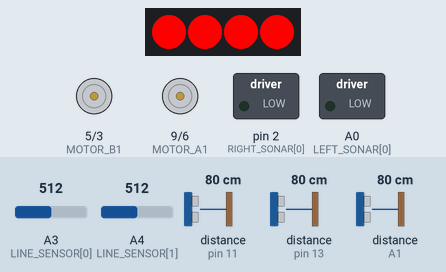
This sketch was run on a simulated Arduino Uno, built with avr-gcc and run on an emulated ATmega328P. On the bench: 4 RGB LEDs in strip order, left to right, motor-driver pin pairs drawn as motors (green arrow = first pin HIGH = forward, orange = second pin HIGH = backward, longer = more drive), switched loads named in the sketch (green lamp = pin HIGH). Wiring (inferred from the names in the program): ultrasonic range finder: trigger pin 12; echo pin 11. Inputs (shaded band) come from the test bench; at power-on: distance to the obstacle (sensors on pin 11, pin 13, A1) 80 cm, A3 (LINE_SENSOR[0]) = 512, A4 (LINE_SENSOR[1]) = 512. The echo pulse lasts 58.3 µs per cm; the strip is taken to match the declared colour order; pins used as bus, display or sensor lines are not drawn.

Above: at 1.2 s.
1.3 s: distance to the obstacle (sensor on pin 11) set to 34 cm
2.8 s: distance to the obstacle (sensor on pin 11) set to 28 cm
At 3.2 s:
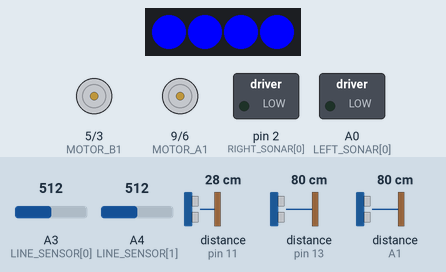
At 5.7 s:
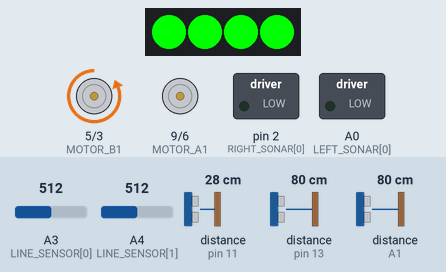
5.8 s: distance to the obstacle (sensor on pin 11) set to 250 cm
At 10.4 s:
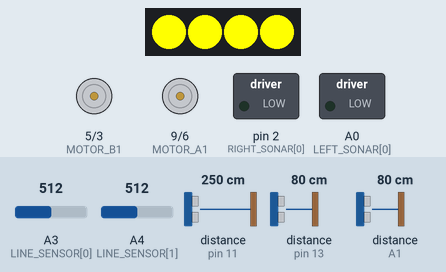
Timing chart, 0 to 11.9 s (numbered marks = the images above; inputs shaded):
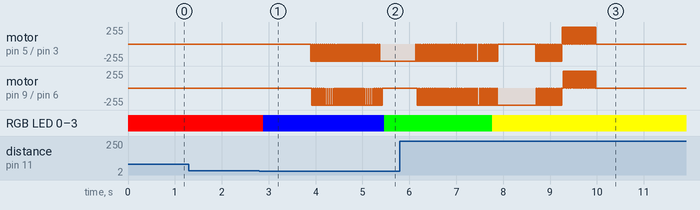

The sketch:

PhisicalMaze.ino
```cpp
//################################
//#############bbnoEC#############
//#########Phisical Maze##########
//################################
#include <Adafruit_NeoPixel.h>

//Pins and other constant values:
const int GRIPPER                 = 10;//Gripper control pin
const int GRIPPER_OPEN            = 1800;//Amount of microsecounds for which GRIPPER pin should be high in order to open it
const int GRIPPER_CLOSE           = 1100;//Amount of microsecounds for which GRIPPER pin should be high in order to close it
const int MOTOR_A1                = 9; //Left motor backword
const int MOTOR_A2                = 6; //Left motor forword
const int MOTOR_B1                = 5; //Right motor backword
const int MOTOR_B2                = 3; //Right motor forword
const int FRONT_SONAR[2]          = {12, 11}; //Trigger and echo pins for front sonar
const int RIGHT_SONAR[2]          = {2, 13}; //Trigger and echo pins for front sonar
const int LEFT_SONAR[2]           = {A0, A1}; //Trigger and echo pins for front sonar
const int LINE_SENSOR[3]          = {A3, A4, A5}; //Three line sensors used to find the ending spot
const int NEOPIXEL_PIN            = A2;
const int NUM_PIXELS              = 4;
const int TURN_90_RIGHT_IN_MILLIS = 800; //the exact amount of milliseconds needed for left wheel to be on at speed 10 to make 90deg turn right
const int TURN_90_LEFT_IN_MILLIS  = 720; //the exact amount of milliseconds needed for right wheel to be on at speed 10 to make 90deg turn left

bool _waitForStart;
bool _startSequence;
bool _maze;
bool _endSequence;
bool _isFirstSonarCheckDone;

Adafruit_NeoPixel pixels = Adafruit_NeoPixel( 4, NEOPIXEL_PIN, NEO_RGB + NEO_KHZ800 );

// Returns distance from the closest object in cm
float sonar( int sonar[2] ){
  digitalWrite( sonar[0], LOW );
  delayMicroseconds( 2 );
  digitalWrite( sonar[0], HIGH );
  delayMicroseconds( 10 );
  digitalWrite( sonar[0], LOW );

  float duration = pulseIn( sonar[1], HIGH );
  return 0.034 * duration / 2;
}

// Functions goForwardR(), goForwardL(), goBackwardR() and goBackwardL() as an input take an inteeger between 0 to 20,
// where 0 makes motor stop and 20 sets it to max throttle

// Turns right motor forwards
void goForwardR( int pwm )
{
  if( pwm == 0 )
  {
    analogWrite( MOTOR_B2, 0 );
  }
  else
  {
    analogWrite( MOTOR_B2, 0 );
    delay( 20 - pwm );
    analogWrite( MOTOR_B2, 255 );
    delay( pwm );
  }

}

// Turns left motor forward
void goForwardL( int pwm )
{
  if( pwm == 0 )
  {
    analogWrite( MOTOR_A2, 0 );
  }
  else
  {
    analogWrite( MOTOR_A2, 0 );
    delay( 20 - pwm );
    analogWrite( MOTOR_A2, 255 );
    delay( pwm );
  }
}

// Turns left motor backward
void goBackwardL( int pwm )
{
  if( pwm == 0 )
  {
    analogWrite( MOTOR_A1, 0 );
  }
  else
  {
    analogWrite( MOTOR_A1, 0 );
    delay( 20 - pwm );
    analogWrite( MOTOR_A1, 255 );
    delay( pwm );
  }
}

// Turns right motor backward
void goBackwardR( int pwm )
{
  if( pwm == 0 )
  {
    analogWrite( MOTOR_B1, 0 );
  }
  else
  {
    analogWrite( MOTOR_B1, 0 );
    delay( 20 - pwm );
    analogWrite( MOTOR_B1, 255 );
    delay( pwm );
  }
}

// Stops all the motors
void stopAll()
{
  analogWrite( MOTOR_A1, 0 );
  analogWrite( MOTOR_B1, 0 );
  analogWrite( MOTOR_A2, 0 );
  analogWrite( MOTOR_B2, 0 );
}

// The logic used to solve the maze. It outputs an int which corresponds to different actions based on data from ultrasonic sensors
int getDecision( float right, float left, float front )
{
  if( right > 18 ) //turn right
  {
    return 1;
  }

  if( right <= 18 )
  {
    if( front <= 15 && left > 15 ) //turn left
    {
      return 3;
    }

    if( front > 15 )
    {
      if( right < 7 ) //correct to left
      {
        return 5;
      }

      if( right > 9 ) //correct to right
      {
        return 6;
      }

      else
      {
        return 2; //forward
      }
    }

    if( front <= 8 && left <= 15 ) //go back
    {
      return 4;
    }
  }
}

// Sets the position of gripper servo
void gripper( int state )
{
  static unsigned long servoTimer;
  static int lastState;
  if( micros() > servoTimer < 20000 )
  {
    if(state > 0)
    {
      lastState = state;
    }

    else
    {
      state = lastState;
    }

    digitalWrite( GRIPPER, HIGH );
    delayMicroseconds( state );
    digitalWrite( GRIPPER, LOW );
    servoTimer = millis() + 20;
  }
}

// Sets the colors of Neopixels
void setAllLights( int r, int g, int b )
{
  for( int i = 0; i <= NUM_PIXELS; i++ )
  {
    pixels.setPixelColor( i, pixels.Color( r, g, b ) );
  }

  pixels.show();
}

// Calculates the edge value of line sensors between white and black surface
int getEdgeValue( int sensorMin, int sensorMax )
{
  return sensorMin + sensorMax / 2;
}

void setup() {
  // Set motors to output
  pinMode( MOTOR_A1, OUTPUT );
  pinMode( MOTOR_B1, OUTPUT );
  pinMode( MOTOR_A2, OUTPUT );
  pinMode( MOTOR_B2, OUTPUT );
  pinMode( RIGHT_SONAR[0], OUTPUT );
  pinMode( FRONT_SONAR[0], OUTPUT );
  pinMode( LEFT_SONAR[0], OUTPUT );
  pinMode( RIGHT_SONAR[1], INPUT );
  pinMode( FRONT_SONAR[1], INPUT );
  pinMode( LEFT_SONAR[1], INPUT );

  // Set motor outputs to 0;
  analogWrite( MOTOR_A1, 0 );
  analogWrite( MOTOR_B1, 0 );
  analogWrite( MOTOR_A2, 0 );
  analogWrite( MOTOR_B2, 0 );

  Serial.begin( 9600 );
  pixels.begin();

  _startSequence         = 0;
  _maze                  = 0;
  _endSequence           = 0;
  _waitForStart          = 1;
  _isFirstSonarCheckDone = false;

  setAllLights( 255, 0, 0 );
}

void loop() {
  float rightSonar; //Distance measured by right ultrasonic sensor
  float leftSonar; //Distance measured by left ultrasonic sensor
  float frontSonar; //Distance measured by front ultrasonic sensor
  long timer; // Timer used for timing different movements in the maze using millis() function
  int edgeValue; //Stores the edge value after calibration

  // Standby
  if( _waitForStart == 1 )
  {
    bool isObjectReal = false; //Used to validate if signal received by front sonar is a real object in front of the robot or noise from another robot
    int threshold     = 30; //The minimal distance from the robot that the object must be in in order to activate the starting sequence

    // frontSonar gets updated once every second
    gripper( GRIPPER_OPEN );
    if( millis() > timer )
    {
      _isFirstSonarCheckDone = true;
      frontSonar             = sonar( FRONT_SONAR );
      timer                  = millis() + 1000;
    }

    // In case that frontSonar doesn't update in time when arduino is turned on the value is set to 100
    if( _isFirstSonarCheckDone == false )
    {
      frontSonar = 100;
    }

    // If robot detects an object in front of itself, it runns three checks in different
    // intervals to check if it is a real object or noise from another robot
    if( frontSonar < threshold && isObjectReal == false )
    {
      delay( 50 );
      if( sonar( FRONT_SONAR ) < threshold )
      {
        delay( 30 );
        if( sonar( FRONT_SONAR ) < threshold )
        {
          isObjectReal = true;
        }
      }
    }

    // If object is real the robot starts the starting sequence
    if( isObjectReal )
    {
      _waitForStart  = 0;
      _startSequence = 1;
    }
  }

  // Starting sequence
  if( _startSequence == 1 )
  {
    setAllLights( 0, 0, 255 );
    delay( 1000 ); // Robot waits 1 second for the previous robot to back up before starting
    int sensorMin; // Stores the minimal value read by line sensor during calibration
    int sensorMax; // Stores the maximal value read by line sensor during calibration

    // Robot goes forward towards the object and at the same time it collects the maximal and
    // minimal values of line sensor by passing by three black strips on the floor
    timer = millis();
    while( millis() - timer < 1500 )
    {
      gripper( GRIPPER_OPEN );
      goForwardR( 10 );
      goForwardL( 12 );
      goBackwardR( 0 );
      goBackwardL( 0 );
      if( analogRead( LINE_SENSOR[1] ) < sensorMin )
      {
        sensorMin = analogRead( LINE_SENSOR[1] );
      }

      if( analogRead( LINE_SENSOR[1] ) > sensorMax )
      {
        sensorMax = analogRead( LINE_SENSOR[1] );
      }
    }

    // The edge value is calculated based on data colected during calibration
    edgeValue = getEdgeValue( sensorMin, sensorMax );

    // Ropot closes the gripper on the object and turns 90 degrees left
    timer = millis();
    while( millis() - timer < TURN_90_LEFT_IN_MILLIS )
    {
      gripper( GRIPPER_CLOSE );
      goForwardR( 20 );
      goForwardL( 0 );
      goBackwardR( 0 );
      goBackwardL( 0 );

      setAllLights( 0, 255, 0 );
    }

    // Robot goes forwards to the entrance of the maze
    timer = millis();
    while( millis() - timer < 1300 )
    {
      gripper( GRIPPER_CLOSE );
      goForwardR( 10 );
      goForwardL( 10 );
      goBackwardR( 0 );
      goBackwardL( 0 );
    }

    _startSequence = 0;
    _maze          = 1;
  }

  // If robot detects the black sqere on the flor it starts the end sequence
  if( _maze == 1 && ( analogRead( LINE_SENSOR[0] ) > edgeValue || analogRead( LINE_SENSOR[1] ) > edgeValue || analogRead( LINE_SENSOR[2] ) > edgeValue ) )
  {
    timer = millis();
    while( millis() - timer < 200 )
    {
      goForwardR( 10 );
      goForwardL( 10 );
      goBackwardR( 0 );
      goBackwardL( 0 );
    }

    if( analogRead( LINE_SENSOR[0] ) > edgeValue || analogRead( LINE_SENSOR[1] ) > edgeValue || analogRead( LINE_SENSOR[2] ) > edgeValue )
    {
      _maze        = 0;
      _endSequence = 1;
    }
  }

  // Solving the maze with right hand rule
  if( _maze == 1 )
  {
    gripper( GRIPPER_CLOSE );

    // Robot stores distances messured by every ultrasonic sensor
    rightSonar = sonar( RIGHT_SONAR );
    leftSonar = sonar( LEFT_SONAR );
    frontSonar = sonar( FRONT_SONAR );

    // Based on the positions of walls around the robot it decides on what move it should do
    switch( getDecision( rightSonar, leftSonar, frontSonar ) )
    {
      case 1: // Turn right
      setAllLights( 255, 255, 0 );
      timer = millis();
      while( millis() - timer < 400 )
      {
        goForwardR( 10 );
        goForwardL( 10 );
        goBackwardR( 0 );
        goBackwardL( 0 );
      }

      gripper( GRIPPER_CLOSE );
      timer = millis();
      while( millis() - timer < TURN_90_RIGHT_IN_MILLIS )
      {
        goForwardR( 0 );
        goForwardL( 20 );
        goBackwardR( 0 );
        goBackwardL( 0 );
      }

      gripper( GRIPPER_CLOSE );
      timer = millis();
      while( millis() - timer < 300 )
      {
        goForwardR( 10 );
        goForwardL( 10 );
        goBackwardR( 0 );
        goBackwardL( 0 );
      }

      break;

      case 2: // Go forward
      setAllLights( 255, 165, 0 );
      goForwardR( 10 );
      goForwardL( 10 );
      goBackwardR( 0 );
      goBackwardL( 0 );
      break;

      case 3: // Turn left
      setAllLights( 255, 0, 255 );
      timer = millis();
      while( millis() - timer < TURN_90_LEFT_IN_MILLIS )
      {
        goForwardR( 20 );
        goForwardL( 0 );
        goBackwardR( 0 );
        goBackwardL( 0 );
      }

      gripper( GRIPPER_CLOSE );
      timer = millis();
      while( millis() - timer < 600 )
      {
        goForwardR( 10 );
        goForwardL( 10 );
        goBackwardR( 0 );
        goBackwardL( 0 );
      }

      break;

      case 4: // Go back
      setAllLights( 165, 0, 0 );
      timer = millis();
      while( millis() - timer < 800 )
      {
        goForwardR( 0 );
        goForwardL( 0 );
        goBackwardR( 0 );
        goBackwardL( 20 );
      }

      gripper( GRIPPER_CLOSE );
      timer = millis();
      while( millis() - timer < 900 )
      {
        goForwardR( 20 );
        goForwardL( 0 );
        goBackwardR( 0 );
        goBackwardL( 0 );
      }

      gripper( GRIPPER_CLOSE );
      timer = millis();
      while( millis() - timer < 700 )
      {
        goForwardR( 0 );
        goForwardL( 0 );
        goBackwardR( 10 );
        goBackwardL( 10 );
      }

      break;

      case 5: // Correct to left
      goForwardR( 20 );
      goForwardL( 10 );
      goBackwardR( 0 );
      goBackwardL( 0 );
      break;

      case 6: // Correct to right
      goForwardR( 10 );
      goForwardL( 20 );
      goBackwardR( 0 );
      goBackwardL( 0 );
      break;
    }
  }

  // End sequence
  if( _endSequence == 1 )
  {
    stopAll();
    gripper( GRIPPER_OPEN );

    // After droping the object robot backs
    timer = millis();
    while( millis() - timer < 700 )
    {
      goForwardR( 0 );
      goForwardL( 0 );
      goBackwardR( 10 );
      goBackwardL( 10 );
    }

    // After that the robot stops everything
    stopAll();
    _endSequence = 0;
  }
}
```

Measured:
- the behaviour switches between 31 and 30 cm on distance to the obstacle (sensor on pin 11) (found by bisection; images 0 and 1)
- after the input at 1.3 s, every drawn part: stays the same
